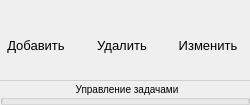
           <widget class="QGroupBox" name="groupBox_4">
            <property name="minimumSize">
             <size>
              <width>250</width>
              <height>105</height>
             </size>
            </property>
            <property name="maximumSize">
             <size>
              <width>250</width>
              <height>105</height>
             </size>
            </property>
            <property name="styleSheet">
             <string notr="true">QGroupBox {
margin-top: 80px;
font-size: 10px;
}
QGroupBox::title {
border-top: 1px solid gray;
border-color:rgb(207, 207, 207) ;
padding: 2px 155px;

}</string>
            </property>
            <property name="title">
             <string>Управление задачами</string>
            </property>
            <property name="alignment">
             <set>Qt::AlignHCenter|Qt::AlignTop</set>
            </property>
            <property name="flat">
             <bool>true</bool>
            </property>
            <widget class="QToolButton" name="butt_task_delete">
             <property name="geometry">
              <rect>
               <x>82</x>
               <y>0</y>
               <width>80</width>
               <height>90</height>
              </rect>
             </property>
             <property name="minimumSize">
              <size>
               <width>80</width>
               <height>90</height>
              </size>
             </property>
             <property name="maximumSize">
              <size>
               <width>80</width>
               <height>90</height>
              </size>
             </property>
             <property name="font">
              <font>
               <pointsize>10</pointsize>
              </font>
             </property>
             <property name="text">
              <string>Удалить</string>
             </property>
             <property name="icon">
              <iconset resource="res/icon/icon.qrc">
               <normaloff>:/i_Transportation/icons8-удалить-50.png</normaloff>:/i_Transportation/icons8-удалить-50.png</iconset>
             </property>
             <property name="iconSize">
              <size>
               <width>50</width>
               <height>50</height>
              </size>
             </property>
             <property name="popupMode">
              <enum>QToolButton::DelayedPopup</enum>
             </property>
             <property name="toolButtonStyle">
              <enum>Qt::ToolButtonTextUnderIcon</enum>
             </property>
             <property name="autoRaise">
              <bool>true</bool>
             </property>
            </widget>
            <widget class="QToolButton" name="butt_task_edit">
             <property name="geometry">
              <rect>
               <x>168</x>
               <y>0</y>
               <width>80</width>
               <height>90</height>
              </rect>
             </property>
             <property name="minimumSize">
              <size>
               <width>80</width>
               <height>90</height>
              </size>
             </property>
             <property name="maximumSize">
              <size>
               <width>80</width>
               <height>90</height>
              </size>
             </property>
             <property name="font">
              <font>
               <pointsize>10</pointsize>
              </font>
             </property>
             <property name="text">
              <string>Изменить</string>
             </property>
             <property name="icon">
              <iconset resource="res/icon/icon.qrc">
               <normaloff>:/i_Transportation/icons8-редактировать-50.png</normaloff>:/i_Transportation/icons8-редактировать-50.png</iconset>
             </property>
             <property name="iconSize">
              <size>
               <width>50</width>
               <height>50</height>
              </size>
             </property>
             <property name="popupMode">
              <enum>QToolButton::DelayedPopup</enum>
             </property>
             <property name="toolButtonStyle">
              <enum>Qt::ToolButtonTextUnderIcon</enum>
             </property>
             <property name="autoRaise">
              <bool>true</bool>
             </property>
            </widget>
            <widget class="QToolButton" name="butt_task_add">
             <property name="geometry">
              <rect>
               <x>-4</x>
               <y>0</y>
               <width>80</width>
               <height>90</height>
              </rect>
             </property>
             <property name="minimumSize">
              <size>
               <width>80</width>
               <height>90</height>
              </size>
             </property>
             <property name="maximumSize">
              <size>
               <width>80</width>
               <height>90</height>
              </size>
             </property>
             <property name="font">
              <font>
               <pointsize>10</pointsize>
              </font>
             </property>
             <property name="text">
              <string>Добавить</string>
             </property>
             <property name="icon">
              <iconset resource="res/icon/icon.qrc">
               <normaloff>:/i_Transportation/icons8-добавить-50.png</normaloff>:/i_Transportation/icons8-добавить-50.png</iconset>
             </property>
             <property name="iconSize">
              <size>
               <width>50</width>
               <height>50</height>
              </size>
             </property>
             <property name="popupMode">
              <enum>QToolButton::DelayedPopup</enum>
             </property>
             <property name="toolButtonStyle">
              <enum>Qt::ToolButtonTextUnderIcon</enum>
             </property>
             <property name="autoRaise">
              <bool>true</bool>
             </property>
            </widget>
           </widget>
